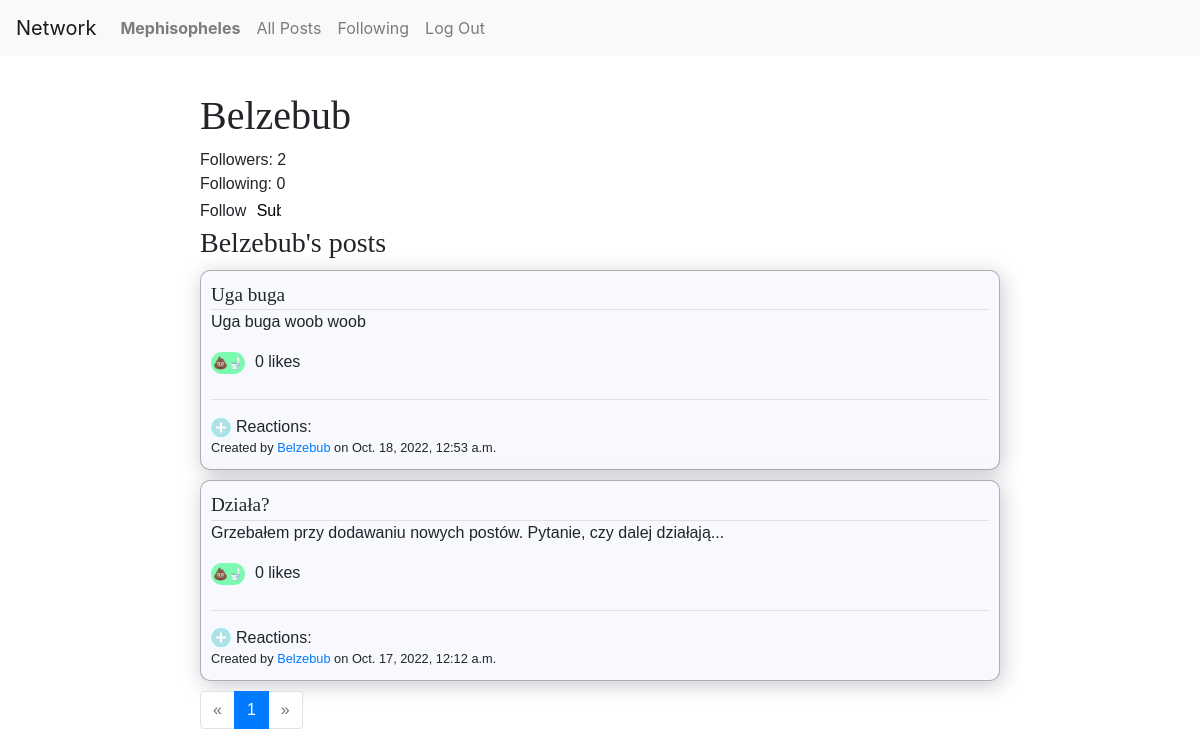
/profile/4 (signed in), run on an earlier commit of the app's database.
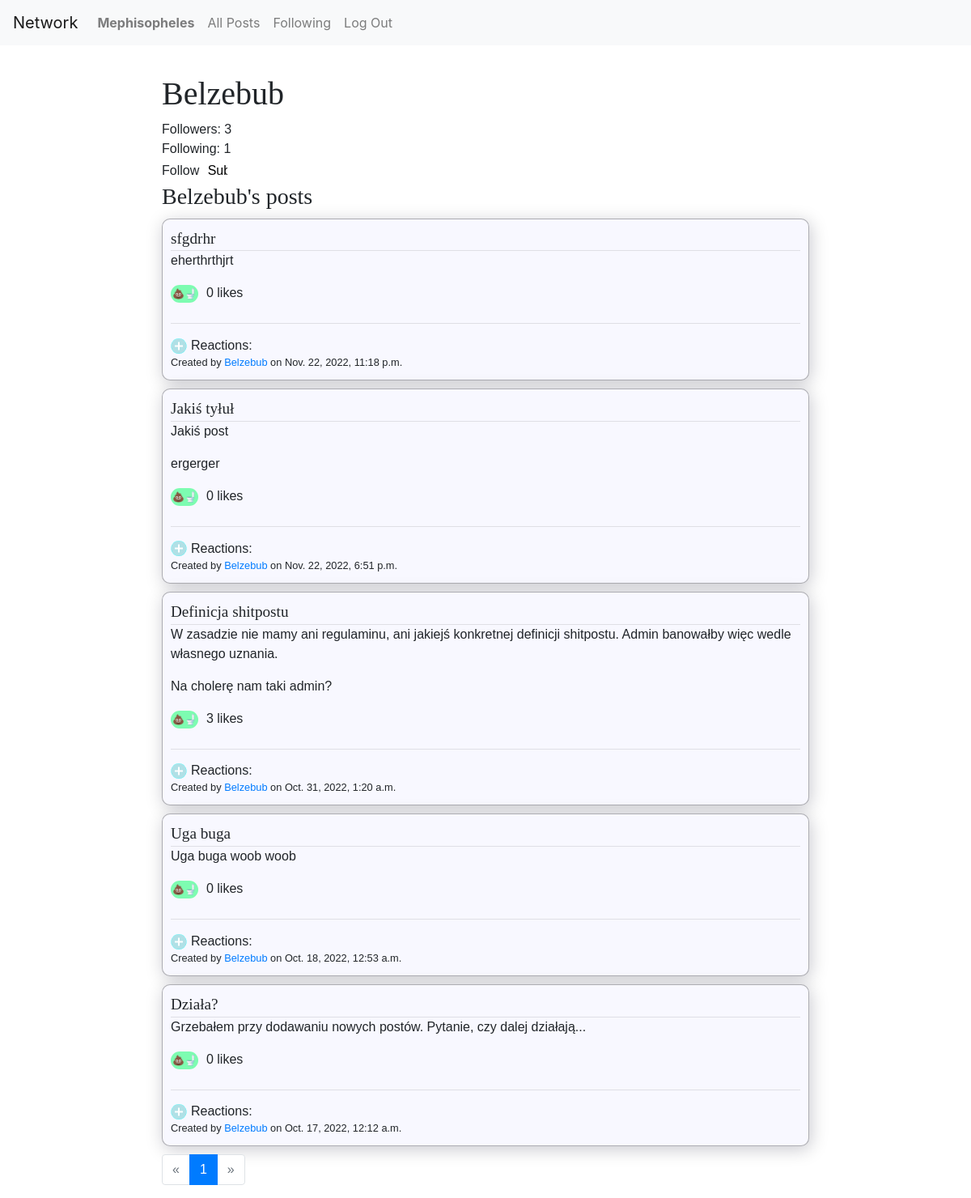
And on a later commit of the database.
### network/models.py (models this page shows, shortened)
class User(AbstractUser):
    shadowbanned = models.BooleanField(default=False)
    def __str__(self):
        return f"{self.username}"

class Post(models.Model):
    author    = models.ForeignKey     (User, on_delete=models.CASCADE, related_name='posts')
    body      = models.CharField      (max_length=4096)
    likes     = models.ManyToManyField(User,          blank=True,      related_name='likes')
    timestamp = models.DateTimeField  (auto_now_add=True)
    title     = models.CharField      (max_length=64, blank=True)
    def total_likes(self):
        return self.likes.all().count()
    def get_reactions(self, user=None):
        reactions = {}
        if user:
            user_reaction = self.reactions.filter(user=user)
            if len(user_reaction) == 1:
                key = str(user_reaction[0].category.reaction)
                reactions[key]['your_reaction'] = True
        return reactions

### network/views.py (the view)
# urls.py: path("profile/"    "<int:profile_id>", views.profile,       name="profile"),
def profile(request, profile_id):
    profile = User.objects.get(pk=profile_id)
    content = paginate( filter_shadowbans(request,
                            Post.objects.filter(author=profile_id).order_by('-timestamp')),
                        request.GET.get('page'),
                        user=logged_in_user(request))
    return render(request, "network/profile.html", {
        'paginator'    : content['paginator'],
        'page_obj'     : content['page_obj'],
        "new_post_form": NewPostForm,
        'profile'      : profile,
        'followers'    : Follower.objects.filter(followed=profile).count(),
        'following'    : Follower.objects.filter(following=profile).count(),
        'follow_method': "Unfollow" if is_following(request.user, profile) else "Follow"
    })

### network/util.py (called while the page is built)
def is_following(follower, followed):
    if len(Follower.objects.filter(following=follower, followed=followed)) > 0:
        return True
    return False

def paginate(content, page_number, paginate_by=10, user=None):
    paginator = Paginator(content, paginate_by)
    page_obj  = paginator.get_page(page_number)
    print(f"Logged in user is {user}")
    for page_item in page_obj:
        if hasattr(page_item, 'get_reactions'):
            page_item.reactions_data = page_item.get_reactions(user)
    return {
        "paginator": paginator,
        "page_obj" : page_obj
    }

def logged_in_user(request):
    return request.user if request.user.is_authenticated else None

def filter_shadowbans(request, posts):
    if request.user.is_superuser:
        return posts
    return posts.filter(Q(author__shadowbanned=False) | Q(author=request.user.id))

### network/templates/network/profile.html (shortened to what this page needs)
{% extends "network/layout.html" %}
{% load static %}
{% block body %}
    <div class="content-wrapper">
        <h1 id="profile-header">{{ profile.username|title }}</h1>
        <div id="followers-wrapper">
            Followers: <span id="followers-counter">{{ followers }}</span>
        </div>
        <div id="following-wrapper">
            Following: <span id="following-counter">{{ following }}</span>
        </div>
        {% if user.is_authenticated and not user.id == profile.id %}
            {% include './follow.html' %}
        {% endif %}
        <h3 id="profile-posts-header">{{ profile.username|title }}'s posts</h3>
        <div class="posts-view">
            {% for post in page_obj %}
                {% include "./post.html" %}
            {% empty %}
                {{ profile.username|title }} has not created any posts yet.
            {% endfor %}
            <div id="pagination-wrapper">
                {% include './pagination.html' %}
            </div>
        </div>
    </div>
{% endblock %}

### network/templates/network/layout.html (shortened to what this page needs)
{% load static %}
<!DOCTYPE html>
<html lang="en">
    <head>
        <link rel="stylesheet"    href="{% static 'network/styles.css' %}">
        <link rel="stylesheet"    href="https://stackpath.bootstrapcdn.com/bootstrap/4.4.1/css/bootstrap.min.css">
    </head>
    <body>
        <nav class="navbar navbar-expand-lg navbar-light bg-light">
            <a class="navbar-brand" href="{% url 'index' %}">Network</a>
            <div>
              <ul class="navbar-nav mr-auto">
                {% if user.is_authenticated %}
                    <li class="nav-item">
                        <a class="nav-link" href="{% url 'profile' user.id %}">
                            <strong>{{ user.username }}</strong>
                        </a>
                    </li>
                {% endif %}
                <li class="nav-item">
                  <a class="nav-link" href="{% url 'index' %}">All Posts</a>
                </li>
                {% if user.is_authenticated %}
                    <li class="nav-item">
                        <a class="nav-link" href="{% url 'following' %}">Following</a>
                    </li>
                    <li class="nav-item">
                        <a class="nav-link" href="{% url 'logout' %}">Log Out</a>
                    </li>
                {% endif %}
              </ul>
            </div>
          </nav>
        <div class="body">
            {% block body %}
            {% endblock %}
        </div>
    </body>
</html>

### network/templates/network/follow.html (shortened to what this page needs)
{% load static %}
<div id="follow-wrapper">
    <form id="follow-form">
        <span id="follow-method">{{ follow_method }}</span>
        <input type='submit' id="follow-btn">
    </form>
</div>

### network/templates/network/post.html (shortened to what this page needs)
<div {% if post.author.shadowbanned and request.user.is_superuser %}
        class="post post-shadowbanned"
    {% else %}
        class="post"
    {% endif %}
    id="post-{{ post.id }}" data-postid="{{ post.id }}">
    <div class="post-title">
        {% if post.title %}
            <span class="has-title">{{ post.title }}</span>
        {% else %}
            <span class="no-title">No title</span>
        {% endif %}
    </div>
    <div class="post-body">{{ post.body|linebreaks }}</div>
    <div class="post-likes">
        {% if user.is_authenticated and not user == post.author %}
            <form class="like-form" action="{% url 'like-post' post.id %}" method="POST">
                <input type="submit" class="like-button" value="&#128169&#128701">
            </form>
        {% endif %}
        <span class="likes-counter">
            {{ post.total_likes }}
            like{% if post.total_likes != 1 %}s{% endif %}
        </span>
    </div>
    <div class="post-reactions-wrapper">
        <div class="post-reactions-container">
            <div class="post-reactions-interface">
                {% if user.is_authenticated and not user == post.author %}
                <div class="add-stuff-button reaction-btn" title="React to the post" data-postid="{{ post.id }}">
                    <svg id="reaction-interface-opener" width="20" height="20"
                        {% include './add_stuff_svg_guts.html' %}
                    </svg>
                </div>
                {% endif %}
                <div class="reactions-announcer"> Reactions:</div>
            </div>
        </div>
    </div>
    <div class="post-credentials">
        Created by
        <span class='author'>
            <a href="{% url 'profile' post.author.id %}">{{ post.author.username }}</a>
        </span>
        on {{ post.timestamp }}
    </div>
</div>

### network/templates/network/add_stuff_svg_guts.html (shortened to what this page needs)
xmlns="http://www.w3.org/2000/svg"
x="0px" y="0px"
viewBox="0 0 80 80"
style=" fill:#000000;">

### network/templates/network/pagination.html
<nav aria-label="Page navigation example">
    <ul class="pagination">
        {% if page_obj.has_previous %}
            <li class="page-item">
                <a class="page-link" href="?page=1">&laquo;</a>
            </li>
            <li class="page-item">
                <a class="page-link" href="?page={{ page_obj.previous_page_number }}">Previous</a>
            </li>
        {% else %}
            <li class="page-item disabled"><a class="page-link" href="#">&laquo;</a></li>
        {% endif %}
        {% for page in paginator %}
            {% if page.number == page_obj.number %}
                <li class="page-item active">
                    <a class="page-link" href="#">{{ page_obj.number }}</a>
                </li>
            {% else %}
                <li class="page-item">
                    <a class="page-link" href="?page={{ page.number }}">{{ page.number }}</a>
                </li>
            {% endif %}
        {% endfor %}
        {% if page_obj.has_next %}
            <li class="page-item">
                <a class="page-link" href="?page={{ page_obj.next_page_number }}">Next</a>
            </li>
            <li class="page-item">
                <a class="page-link"href="?page={{ page_obj.paginator.num_pages }}">&raquo;</a>
            </li>
        {% else %}
            <li class="page-item disabled"><a class="page-link" href="#">&raquo;</a></li>
        {% endif %}
    </ul>
</nav>

### network/static/network/styles.css (style rules this page uses)
* { -webkit-box-sizing: border-box; box-sizing: border-box; }
.body { display: -webkit-box; display: -ms-flexbox; display: flex; -webkit-box-orient: horizontal; -webkit-box-direction: normal; -ms-flex-direction: row; flex-direction: row; font-size: 16px; font-family: Helvetica, sans-serif; margin-top: 3%; }
h1, h2, h3, h4, h5, h6 { font-family: "Times new roman", serif; }
svg { pointer-events: none; }
.content-wrapper { position: relative; margin: auto; margin-left: 0; -webkit-box-ordinal-group: 2; -ms-flex-order: 1; order: 1; }
.post { position: relative; display: block; border: 1px solid rgba(0, 0, 0, 0.3); border-radius: 10px; margin: 10px 0px; padding: 10px; overflow-wrap: break-word; background-color: ghostwhite; -webkit-box-shadow: 2px 4px 21.37px #04022137; box-shadow: 2px 4px 21.37px #04022137; }
@media screen and (min-width: 1101px) { .post { width: 800px; } }
.post-title { max-width: 100%; border-bottom: 1px solid rgba(0, 0, 0, 0.1); font-family: "Times new roman", serif; font-size: 1.2em; }
.post-credentials { display: inline-block; }
.like-button { border: none; border-radius: 30px; background-color: #00ff627f; padding: 2px; font-size: 12px; }
#follow-wrapper { display: -webkit-box; display: -ms-flexbox; display: flex; -webkit-box-align: center; -ms-flex-align: center; align-items: center; }
#follow-btn { width: 30px; height: 30px; border: none; background-color: transparent; background-image: url("https://static.thenounproject.com/png/4110874-200.png"); background-size: cover; }
.has-title { font-weight: 420.69; }
.post-likes { display: -webkit-box; display: -ms-flexbox; display: flex; }
input.like-button { margin-right: 10px; }
.post-reactions-wrapper { max-width: 100%; margin-top: 25px; padding-top: 10px; border-top: 1px solid rgba(0, 0, 0, 0.1); }
.post-reactions-container { vertical-align: middle; display: -webkit-inline-box; display: -ms-inline-flexbox; display: inline-flex; }
.post-reactions-interface { display: -webkit-inline-box; display: -ms-inline-flexbox; display: inline-flex; -webkit-transform: translateY(18%); transform: translateY(18%); }
.reaction-btn { position: relative; -webkit-transform: translateY(-3%); transform: translateY(-3%); }
.reactions-announcer { margin-left: 5px; height: -webkit-fit-content; height: -moz-fit-content; height: fit-content; }
.post-credentials { font-size: 0.8em; }
input, textarea { background-color: #009bff08; }
input { border-radius: 5px; }

What changed in the data, as far as the page shows it:
added Post: title "sfgdrhr", body "eherthrthjrt", total_likes "0", author.username "Belzebub", timestamp "Nov. 22, 2022, 11:18 p.m."
added Post: title "Jakiś tyłuł", body "Jakiś post ergerger", total_likes "0", author.username "Belzebub", timestamp "Nov. 22, 2022, 6:51 p.m."
added Post: title "Definicja shitpostu", body "W zasadzie nie mamy ani regulaminu, ani jakiejś konkretnej definicji shitpostu. Admin banowałby więc wedle własnego uznania. Na cholerę nam taki admin?", total_likes "3", author.username "Belzebub", timestamp "Oct. 31, 2022, 1:20 a.m."
Also different on the page:
{{ followers }}: "2" → "3"
{{ following }}: "0" → "1"
